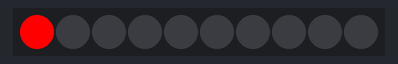
Recording of a sketch running on a simulated Arduino Uno, built with avr-gcc and run on an emulated ATmega328P. On the bench: 10 RGB LEDs in strip order, left to right.

Above: at 0.15 s.
At 0.56 s:
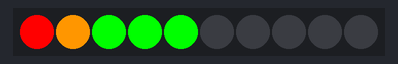
At 1.07 s:
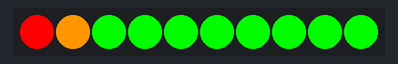
At 1.47 s:
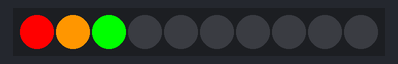

Measured:
- by itself, everything shown: repeats every 1.1 s, in 11 steps

The sketch:

groveLed_bar.ino
```cpp
#include <Grove_LED_Bar.h>

Grove_LED_Bar bar(7, 6, 0);  // Clock pin, Data pin, Orientation

void setup()
{
  // nothing to initialize
  bar.begin();
}

void loop()
{
  // Walk through the levels
  for (int i = 0; i <= 10; i++)
  {
    bar.setLevel(i);
    delay(100);
  }
}
```
